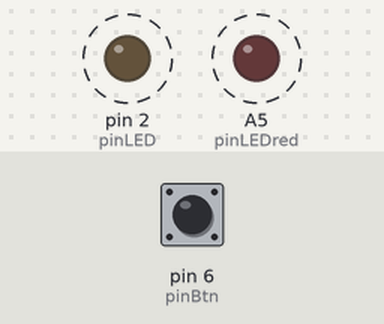
A sketch run on a simulated Arduino Uno, built with avr-gcc and run on an emulated ATmega328P. Shown: output pins drawn as LEDs (lit = HIGH). Dashed ring = blinking. The test bench sets the inputs (shaded band); at power-on: pin 6 (pinBtn) HIGH. What the sketch prints to the serial monitor is not drawn.

Above: at 0.2 s.
Timing chart, 0 to 4.6 s (numbered marks = the images above):
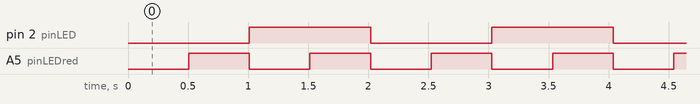

Measured:
- by itself, pin 2 (pinLED): alternates HIGH for 1.0 s and LOW for 1.0 s
- by itself, A5 (pinLEDred): alternates HIGH for 0.50 s and LOW for 0.50 s
- by itself, everything shown: repeats every 2.0 s, in 4 steps

The sketch:

multitasking_usando_delay.ino
```cpp
/*
Coded by cefuve 2021
Webpage: https://www.cefuve.com
Youtube: https://www.youtube.com/user/cefuve
Instagram: https://www.instagram.com/cefuve_electronics/
Facebook: https://www.facebook.com/cefuve.electronics
*/

#define pinLED 2
#define pinBtn 6
#define pinLEDred A5
int count = 0;
int count2 = 0;

void setup() {
  Serial.begin(9600);
  pinMode(pinLED, OUTPUT);
  pinMode(pinLEDred, OUTPUT);
  pinMode(pinBtn, INPUT_PULLUP);
}

void loop() {
  count++;
  count2++;
  delay(10);

  lecturaBtn();

  if(count == 100){
    ledAzul();
  }

  if(count2 == 50){
    ledRojo();
  }
}


void lecturaBtn(){
  int lectura = digitalRead(pinBtn);
  Serial.println(lectura);
}

void ledAzul(){
  int estadoLED = digitalRead(pinLED);
  digitalWrite(pinLED, !estadoLED);
  count = 0;
}

void ledRojo(){
  int estadoLED = digitalRead(pinLEDred);
  digitalWrite(pinLEDred, !estadoLED);
  count2 = 0;
}
```
